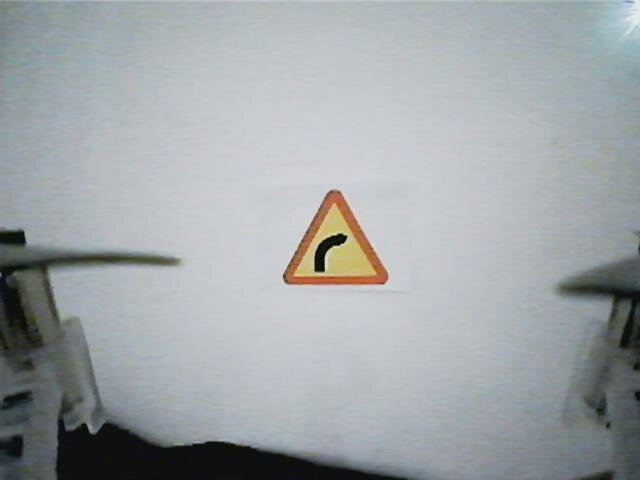
#> input picture triangle3.jpg, 640 x 480 px
$ python trafficSign.py
#> lines starting #> are read from the running program, lines starting #| are printed output that depends on the picture; after the words box and inside, x2 and y2 are one past the last pixel; in counts of white or black regions, pixels touching at a corner belong together
import cv2
import numpy as np

imgOri = cv2.imread('triangle3.jpg')  # RGB space imput image
#> imgOri is the input picture: shape (480, 640, 3); mean B, G, R 167.4, 165.1, 160.1

# ------------------Filter----------------#
img = cv2.bilateralFilter(imgOri, 10, 75, 75)
# bilateral Filter (best quality, slow?)
# img = cv2.GaussianBlur(imgOri, (9, 9), 0)  # Gaussian Filter

# ----------------color mask -------------#
hsv = cv2.cvtColor(img, cv2.COLOR_BGR2HSV)  # HSV space
#> hsv: shape (480, 640, 3); mean H, S, V 97.6, 18.9, 169.5
lower1 = np.array([120, 50, 50])  # 0-180 0-255 0-255
upper1 = np.array([180, 200, 200])
mask1 = cv2.inRange(hsv, lower1, upper1)
#> mask1: shape (480, 640); every value is 0

lower2 = np.array([0, 10, 10])
upper2 = np.array([30, 250, 250])
mask2 = cv2.inRange(hsv, lower2, upper2)
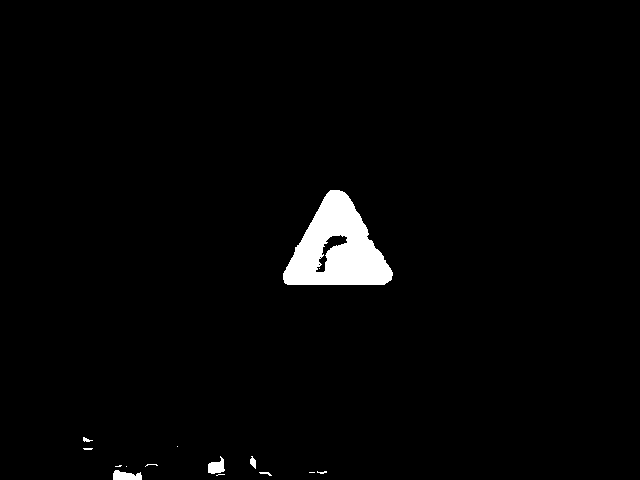
#> mask2: shape (480, 640); 2.2% white; 15 white regions (9 under 20 px)

mask = mask1 | mask2

# -------------- Find & Draw Contour ---------- #
ret, thresh = cv2.threshold(mask, 127, 255, 0)
contours = cv2.findContours(thresh, cv2.RETR_TREE, cv2.CHAIN_APPROX_SIMPLE)
#> contours = 18 contours, 13 with area under 20; largest, box (x1, y1, x2, y2) and area: (283, 190, 393, 285) 6292, (315, 234, 348, 273) 378, (113, 470, 142, 480) 180, (208, 456, 225, 474) 162, (250, 456, 256, 469) 36
binaryImg = cv2.Canny(mask, 50, 200)
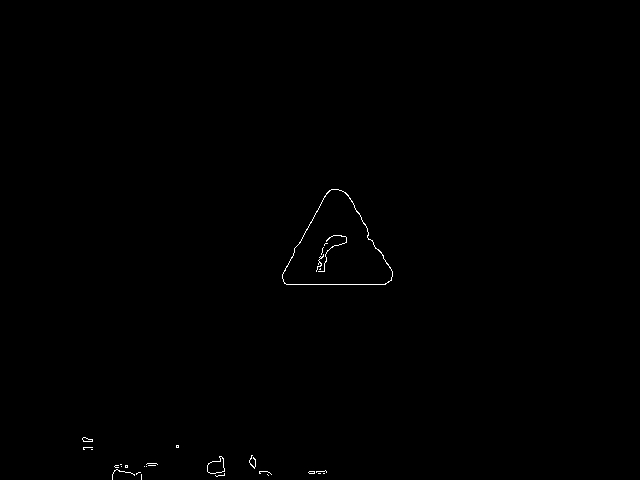
#> binaryImg: shape (480, 640); 0.25% white in thin lines or dots, all inside (x1, y1, x2, y2) = (82, 189, 393, 480)
h = cv2.findContours(binaryImg, cv2.RETR_TREE, cv2.CHAIN_APPROX_NONE)
#> h = 37 contours, 31 with area under 20; largest, box (x1, y1, x2, y2) and area: (282, 189, 393, 285) 6416, (282, 189, 393, 285) 6380, (207, 456, 225, 474) 190, (207, 456, 225, 474) 187, (82, 437, 93, 442) 27, (82, 437, 93, 442) 26
contours = h[0]
#> contours has the same summary as h

# ------------- Shape extraction ---------------- #
triCnt = [3]
triCntCenter = [3]
i = 0
for cnt in range(len(contours)):
    # Contour approximation
    epsilon = 0.1 * cv2.arcLength(contours[cnt], True)
    approx = cv2.approxPolyDP(contours[cnt], epsilon, True)
    # Analyse shape
    corners = len(approx)
    # Calculate space
    area = cv2.contourArea(contours[cnt])
    if corners == 3 and area > 1000:
        # choose contour base on corner and space
        mm = cv2.moments(contours[cnt])  # cal center
        cx = int(mm['m10'] / mm['m00'])
        cy = int(mm['m01'] / mm['m00'])
        # check repeat contour
        for t in triCntCenter:
            if i > 0:
                k = np.square(t[0] - cx) + np.square(t[1] - cy)
                if k > 20:
                    triCnt[i] = approx  # srorage approx Polygon and center
                    triCntCenter[i] = (cx, cy)
            else:
                triCnt[i] = approx  # srorage ID and center
                triCntCenter[i] = (cx, cy)
            i += 1
#> this loop made 37 passes
#> (epsilon, approx, corners, area, cx, cy) on passes 30 to 31: (35.05, [[329, 190], [284, 283], [385, 284]], 3, 6415.5, 336, 248), (34.81, [[331, 189], [386, 283], [283, 281]], 3, 6380.5, 336, 248)
#> (epsilon, approx, corners, area) on passes 21, 22, 28, 29: (6.3, [[221, 456], [208, 472], [224, 471]], 3, 190), (6.18, [[221, 456], [224, 470], [208, 472]], 3, 187), (2.57, [[82, 438], [83, 441], [92, 441]], 3, 27), (2.39, [[82, 438], [92, 440], [84, 441]], 3, 25.5)
#> after the loop, i = 2; triCnt = [[[329, 190], [284, 283], [385, 284]]]; triCntCenter = [(336, 248)]

for cnt in triCnt:
    x, y, w, h = cv2.boundingRect(cnt)
    cv2.rectangle(img, (x-5, y-5), (x+w+5, y+h+5), (0, 255, 0), 1)
#> this loop made 1 pass
#> (cnt, x, y, w, h) on pass 1: ([[329, 190], [284, 283], [385, 284]], 284, 190, 102, 95)
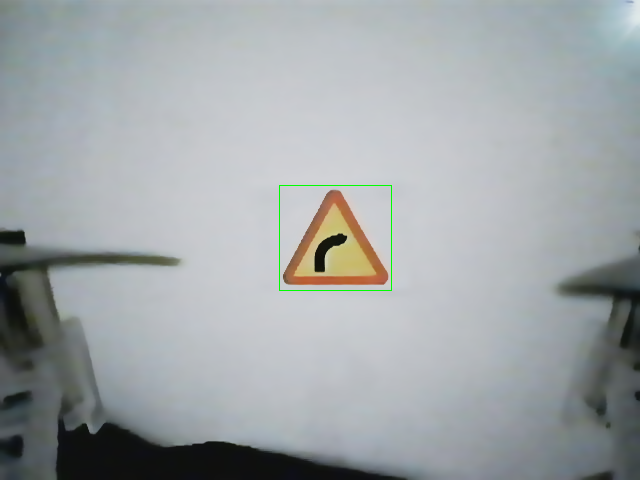
#> img: shape (480, 640, 3); mean B, G, R 167.2, 165.2, 159.8

cv2.imshow('img', img)
cv2.waitKey(0)

$ run again, with triangle2.jpg copied over triangle3.jpg
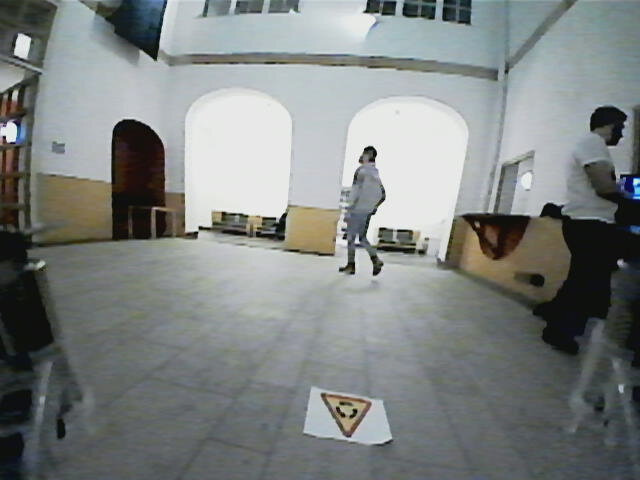
#> input picture triangle2.jpg, 640 x 480 px
#> imgOri is the input picture: shape (480, 640, 3); mean B, G, R 130.1, 131.1, 126.5
#> hsv: shape (480, 640, 3); mean H, S, V 77.3, 26.3, 133.9
#> `mask1 = cv2.inRange(hsv, lower1, upper1)`:
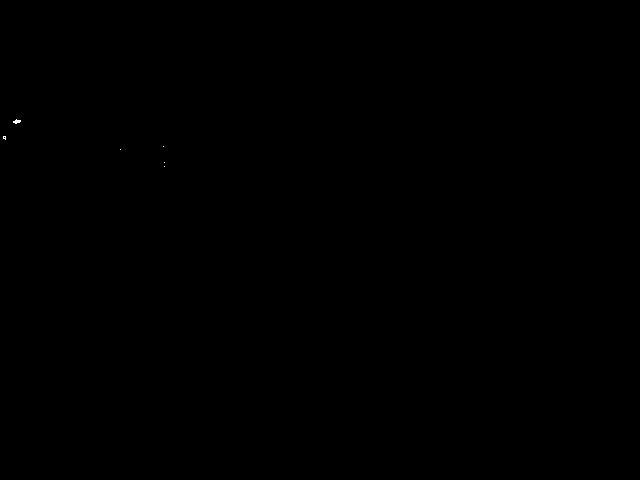
#> mask1: shape (480, 640); 0.01% white in thin lines or dots, all inside (x1, y1, x2, y2) = (3, 119, 165, 167)
#> mask2: shape (480, 640); 9.6% white; 50 white regions (27 under 20 px), largest, box (x1, y1, x2, y2) and area: (39, 121, 198, 247) 11111, (439, 213, 574, 308) 8709, (203, 204, 343, 257) 3585
#> mask: shape (480, 640); 9.6% white; 51 white regions (27 under 20 px)
#> `contours = cv2.findContours(thresh, cv2.RETR_TREE, cv2.CHAIN_APPROX_SI..`: contours = 105 contours, 82 with area under 20; largest, box (x1, y1, x2, y2) and area: (39, 121, 198, 247) 11121, (439, 213, 574, 308) 8552, (203, 204, 343, 257) 3366, (0, 136, 29, 231) 1904, (321, 393, 372, 436) 1188
#> binaryImg: shape (480, 640); 1.1% white in thin lines or dots
#> `h = cv2.findContours(binaryImg, cv2.RETR_TREE, cv2.CHAIN_APPROX_NONE)`: h = 151 contours, 138 with area under 20; largest, box (x1, y1, x2, y2) and area: (320, 392, 372, 436) 1278, (320, 392, 372, 436) 1257, (191, 54, 248, 65) 408, (191, 54, 248, 65) 400, (203, 210, 232, 230) 164
#> `contours = h[0]`: contours has the same summary as h
#> the loop `for cnt in range(len(contours)):` made 151 passes
#> (epsilon, approx, corners, area, cx, cy) on passes 1 to 2: (15.58, [[322, 392], [352, 434], [371, 402]], 3, 1277.5, 346, 410), (15.4, [[320, 394], [371, 406], [344, 435]], 3, 1257, 346, 410)
#> after the loop `for cnt in range(len(contours)):`: i = 2; triCnt = [[[322, 392], [352, 434], [371, 402]]]; triCntCenter = [(346, 410)]
#> the loop `for cnt in triCnt:` made 1 pass
#> (cnt, x, y, w, h) on pass 1: ([[322, 392], [352, 434], [371, 402]], 322, 392, 50, 43)
#> after the loop `for cnt in triCnt:`:
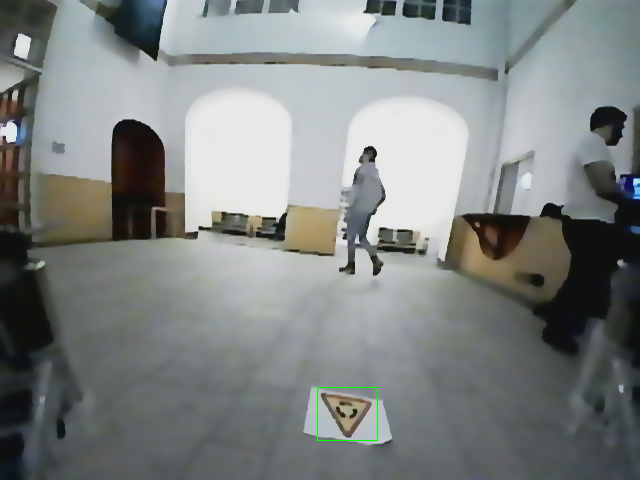
#> img: shape (480, 640, 3); mean B, G, R 130, 131.2, 126.4
